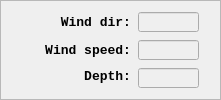
     <widget class="QFrame" name="frame_2">
      <property name="geometry">
       <rect>
        <x>420</x>
        <y>270</y>
        <width>221</width>
        <height>100</height>
       </rect>
      </property>
      <property name="frameShape">
       <enum>QFrame::StyledPanel</enum>
      </property>
      <property name="frameShadow">
       <enum>QFrame::Raised</enum>
      </property>
      <widget class="QLineEdit" name="txtWindDir">
       <property name="enabled">
        <bool>false</bool>
       </property>
       <property name="geometry">
        <rect>
         <x>138</x>
         <y>12</y>
         <width>61</width>
         <height>20</height>
        </rect>
       </property>
      </widget>
      <widget class="QLineEdit" name="txtWindSpeed">
       <property name="enabled">
        <bool>false</bool>
       </property>
       <property name="geometry">
        <rect>
         <x>138</x>
         <y>40</y>
         <width>61</width>
         <height>20</height>
        </rect>
       </property>
      </widget>
      <widget class="QLineEdit" name="txtDepth">
       <property name="enabled">
        <bool>false</bool>
       </property>
       <property name="geometry">
        <rect>
         <x>138</x>
         <y>68</y>
         <width>61</width>
         <height>20</height>
        </rect>
       </property>
      </widget>
      <widget class="QLabel" name="label_10">
       <property name="geometry">
        <rect>
         <x>50</x>
         <y>12</y>
         <width>81</width>
         <height>20</height>
        </rect>
       </property>
       <property name="font">
        <font>
         <family>Monospace</family>
         <pointsize>10</pointsize>
         <weight>75</weight>
         <italic>false</italic>
         <bold>true</bold>
        </font>
       </property>
       <property name="text">
        <string>Wind dir:</string>
       </property>
       <property name="alignment">
        <set>Qt::AlignRight|Qt::AlignTrailing|Qt::AlignVCenter</set>
       </property>
      </widget>
      <widget class="QLabel" name="label_11">
       <property name="geometry">
        <rect>
         <x>20</x>
         <y>40</y>
         <width>111</width>
         <height>20</height>
        </rect>
       </property>
       <property name="font">
        <font>
         <family>Monospace</family>
         <pointsize>10</pointsize>
         <weight>75</weight>
         <italic>false</italic>
         <bold>true</bold>
        </font>
       </property>
       <property name="text">
        <string>Wind speed:</string>
       </property>
       <property name="alignment">
        <set>Qt::AlignRight|Qt::AlignTrailing|Qt::AlignVCenter</set>
       </property>
      </widget>
      <widget class="QLabel" name="label_12">
       <property name="geometry">
        <rect>
         <x>60</x>
         <y>68</y>
         <width>71</width>
         <height>16</height>
        </rect>
       </property>
       <property name="font">
        <font>
         <family>Monospace</family>
         <pointsize>10</pointsize>
         <weight>75</weight>
         <italic>false</italic>
         <bold>true</bold>
        </font>
       </property>
       <property name="text">
        <string>Depth:</string>
       </property>
       <property name="alignment">
        <set>Qt::AlignRight|Qt::AlignTrailing|Qt::AlignVCenter</set>
       </property>
      </widget>
     </widget>
